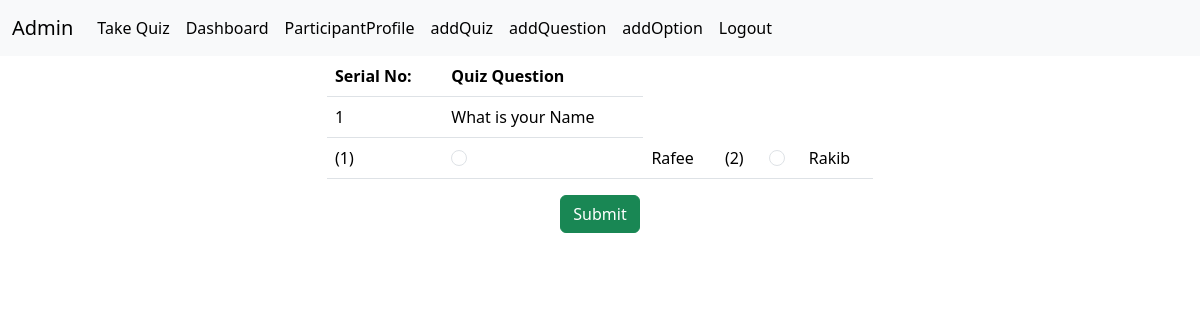
Page /quizDetails/4 (signed in) on the committed database.
### myapp/models.py (models this page shows, shortened)
class CustomUser(AbstractUser):
    USER = [
        ('admin','Admin'),
        ('participant','Participant')
    ]
    user_type = models.CharField(max_length=50,choices= USER,null=True)
    def __str__(self):
        return self.username

class Question(models.Model):
    admin = models.ForeignKey(Admin,on_delete=models.CASCADE,null=True,blank=True)
    quiz = models.ForeignKey(Quiz, on_delete=models.CASCADE, related_name='questions',null=True,blank=True)
    question = models.TextField(max_length=255, blank=True, null=True)

class Option(models.Model):
    admin = models.ForeignKey(Admin,on_delete=models.CASCADE,null=True,blank=True)
    question = models.ForeignKey(Question, on_delete=models.CASCADE, related_name='options',null=True,blank=True)
    option = models.CharField(max_length=255,null=True,blank=True)
    is_correct = models.BooleanField(default=False,null=True,blank=True)

### myapp/views.py (the view)
# urls.py: path('quizDetails/<int:id>',quizDetails,name='quizDetails'),
@login_required
def quizDetails(request,id):
    questions = Question.objects.filter(quiz__id=id)
    context = {
        'questions' : questions
    }
    return render(request,'quizDetails.html',context)

### templates/quizDetails.html
{% extends "base.html" %}
{% block content %}
<div class="container container-center">
    <div class="row justify-content-center">
        <div class="col-md-6">
            <table class="table">
                <tr>
                    <th>Serial No:</th>
                    <th>Quiz Question</th>
                </tr>
                {% for question in questions %}
                <tr>
                    <td>{{forloop.counter}}</td>
                    <td>{{question.question}}</td>
                </tr>
                <tr>
                    {% for option in question.options.all %}
                    <td>({{forloop.counter}})</td>
                    <td>
                            <input class="form-check-input" type="radio" name="{{options.option}}" id="{{questions.id}}">
                    </td>
                    <td>{{option.option}}</td>
                    {% endfor %}
                </tr>
                {% endfor %}
            </table>
            <center><input class="btn btn-success" type="submit" value="Submit"></center>
        </div>
    </div>
</div>
{% endblock %}

### templates/navbar.html (shortened to what this page needs)
{% load static %}
<nav class="navbar navbar-expand-lg bg-body-tertiary">
  <div class="container-fluid">
    <a class="navbar-brand" href="{% url 'homepage' %}">{{request.user          }}</a>
    <div class="collapse navbar-collapse" id="navbarSupportedContent">
      <ul class="navbar-nav me-auto mb-2 mb-lg-0">
        <li class="nav-item">
          <a class="nav-link active" aria-current="page" href="{% url 'homepage' %}">Take Quiz</a>
        </li>
        <li class="nav-item">
          <a class="nav-link active" aria-current="page" href="{% url 'dashboard' %}">Dashboard</a>
        </li>
        <li class="nav-item">
          <a class="nav-link active" aria-current="page" href="{% url 'editProfile' %}">ParticipantProfile</a>
        </li>
        <li class="nav-item">
          <a class="nav-link active" aria-current="page" href="{% url 'addQuiz' %}">addQuiz</a>
        </li>
        <li class="nav-item">
          <a class="nav-link active" aria-current="page" href="{% url 'addQuestion' %}">addQuestion</a>
        </li>
        <li class="nav-item">
          <a class="nav-link active" aria-current="page" href="{% url 'addOption' %}">addOption</a>
        </li>
        <li class="nav-item">
          <a class="nav-link active" aria-current="page" href="{% url 'user_logout' %}">Logout</a>
        </li>
      </ul>
    </div>
  </div>
</nav>

### rows in the picture
CustomUser: user "Admin"
Question: question "What is your Name"
Option: option "Rafee"
Option: option "Rakib"
